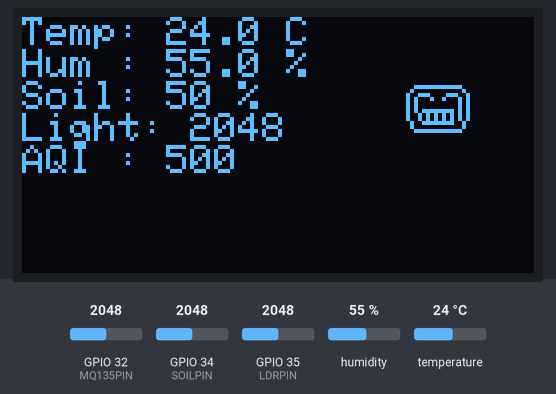
A sketch run on a simulated ESP32. Shown: 128×64 one-colour display. The inputs (shaded band) are chosen by the test bench; at power-on: temperature 24 °C, GPIO 34 (SOILPIN) = 2048, GPIO 35 (LDRPIN) = 2048, GPIO 32 (MQ135PIN) = 2048, humidity 55 %. WiFi joins after 1.5 s; servers stay silent unless stated; what the sketch prints to the serial monitor is not drawn.

Above: at 11.0 s.
11.1 s: temperature set to 34 °C
16.9 s: temperature set to 37 °C
At 21.6 s:
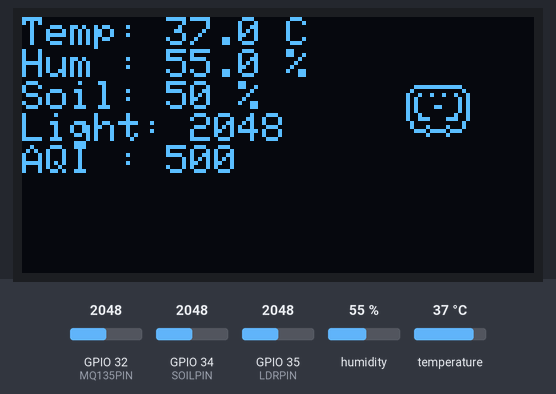
21.9 s: GPIO 34 (SOILPIN) set to 3433
At 26.6 s:
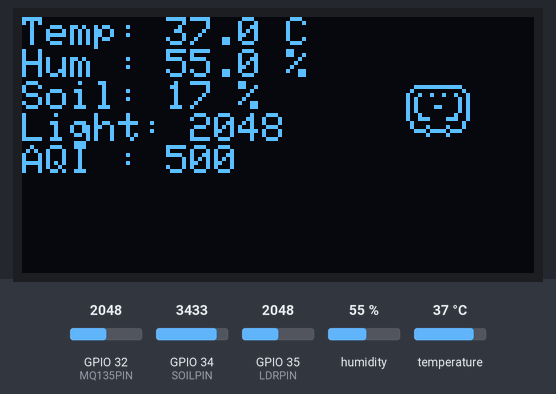
26.9 s: GPIO 34 (SOILPIN) set to 3560
At 30.7 s:
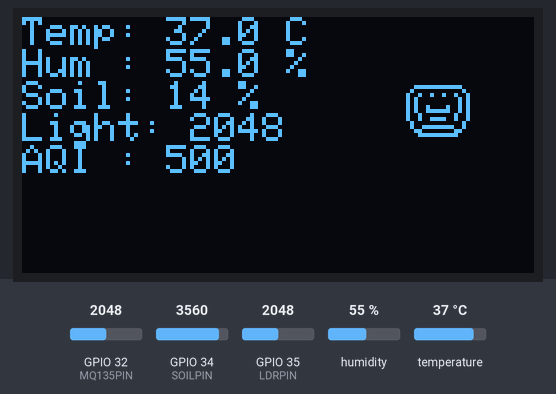
31.9 s: GPIO 35 (LDRPIN) set to 2866
At 35.7 s:
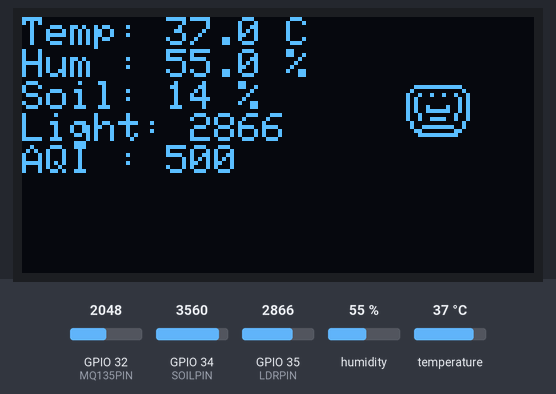
36.9 s: GPIO 32 (MQ135PIN) set to 1228
At 40.7 s:
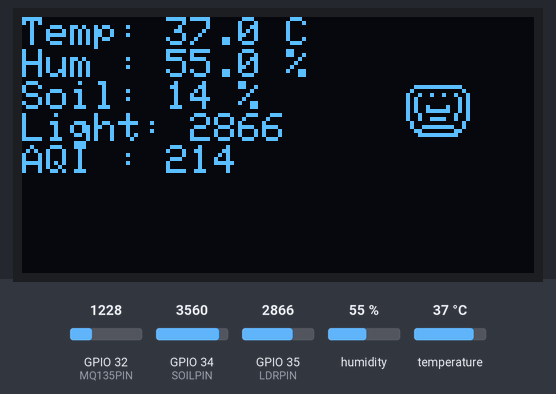
Timing chart, 0 to 42.2 s (numbered marks = the images above; inputs shaded):
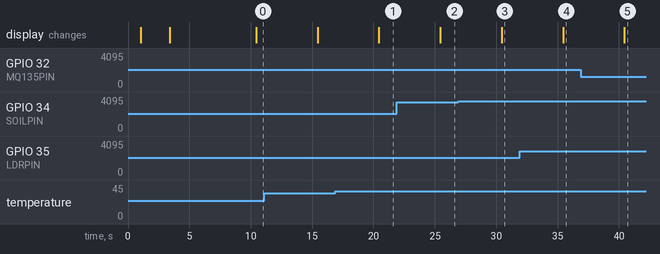

Measured:
- the behaviour switches between 35 and 36 °C on temperature (found by bisection; images 0 and 1)
- the behaviour switches between 3500 and 3501 on GPIO 34 (SOILPIN) (found by bisection; images 2 and 3)
- after the input at 16.9 s, the display: changes after 3.5 s (image 1)
- after the input at 21.9 s, the display: changes after 3.5 s (image 2)
- after the input at 26.9 s, the display: changes after 3.5 s (image 3)
- after the input at 31.9 s, the display: changes after 3.5 s (image 4)
- after the input at 36.9 s, the display: changes after 3.5 s (image 5)

The sketch:

PaudhaMitra.ino
```cpp
#define BLYNK_TEMPLATE_ID "TMPL3wJ2ib4-A"
#define BLYNK_TEMPLATE_NAME "PaudhaMitra"
#define BLYNK_AUTH_TOKEN "e76cZQ0NkG12bZ_zd0i9o0P8KkwX9ptD"

#include <WiFi.h>
#include <BlynkSimpleEsp32.h>
#include <DHT.h>
#include <Wire.h>
#include <Adafruit_GFX.h>
#include <Adafruit_SSD1306.h>
#include <math.h>

// --- Bitmap Definitions ---
const unsigned char happyPlant [] PROGMEM = {
  0b00000000, 0b00000000,
  0b00011111, 0b11100000,
  0b00100000, 0b00010000,
  0b01000110, 0b01100000,
  0b01001000, 0b00010000,
  0b10010000, 0b00001000,
  0b10010000, 0b00001000,
  0b10001000, 0b10001000,
  0b10001000, 0b10001000,
  0b10000111, 0b00001000,
  0b01000000, 0b00010000,
  0b01000000, 0b00010000,
  0b00100000, 0b00100000,
  0b00011111, 0b11100000,
  0b00000000, 0b00000000,
  0b00000000, 0b00000000
};

const unsigned char thirstyPlant [] PROGMEM = {
  0b00000000, 0b00000000,
  0b00111111, 0b11111100,
  0b01000000, 0b00000010,
  0b10010010, 0b01001001,
  0b10100000, 0b00000101,
  0b10100000, 0b00000101,
  0b10100100, 0b00100101,
  0b10100111, 0b11100101,
  0b10010000, 0b00001001,
  0b10010011, 0b11001001,
  0b01000000, 0b00000010,
  0b01001111, 0b11110010,
  0b00110000, 0b00001100,
  0b00011111, 0b11111000,
  0b00000000, 0b00000000,
  0b00000000, 0b00000000
};

const unsigned char sleepyPlant [] PROGMEM = {
  0b00000000, 0b00000000,
  0b00111111, 0b11111100,
  0b01000000, 0b00000010,
  0b10001001, 0b00100001,
  0b10000000, 0b00000001,
  0b10001001, 0b00100001,
  0b10000100, 0b01000001,
  0b10000100, 0b01000001,
  0b10000111, 0b11000001,
  0b10000000, 0b00000001,
  0b01000000, 0b00000010,
  0b01000000, 0b00000010,
  0b00111111, 0b11111100,
  0b00000000, 0b00000000,
  0b00000000, 0b00000000,
  0b00000000, 0b00000000
};

const unsigned char pollutedPlant [] PROGMEM = {
  0b00000000, 0b00000000,
  0b00111111, 0b11111100,
  0b01000000, 0b00000010,
  0b10011100, 0b00111001,
  0b10100010, 0b01000101,
  0b10100000, 0b00000101,
  0b10100000, 0b00000101,
  0b10101111, 0b11110101,
  0b10010101, 0b01010101,
  0b10010101, 0b01010101,
  0b01001111, 0b11110010,
  0b01000000, 0b00000010,
  0b00111111, 0b11111100,
  0b00000000, 0b00000000,
  0b00000000, 0b00000000,
  0b00000000, 0b00000000
};

const unsigned char hotPlant [] PROGMEM = {
  0b00000000, 0b00000000,
  0b00111111, 0b11111100,
  0b01000000, 0b00000010,
  0b10010010, 0b01001001,
  0b10100000, 0b00000101,
  0b10100000, 0b00000101,
  0b10100001, 0b10000101,
  0b10100000, 0b00000101,
  0b10010000, 0b00001001,
  0b10011100, 0b00111001,
  0b01000000, 0b00000010,
  0b01000100, 0b00100010,
  0b00111011, 0b11011100,
  0b00000100, 0b00100000,
  0b00000000, 0b00000000,
  0b00000000, 0b00000000
};

const unsigned char sadPlant [] PROGMEM = {
  0b00000000, 0b00000000,
  0b00111111, 0b11111100,
  0b01000000, 0b00000010,
  0b10010010, 0b01001001,
  0b10100000, 0b00000101,
  0b10100000, 0b00000101,
  0b10100000, 0b00000101,
  0b10100100, 0b00100101,
  0b10010011, 0b11001001,
  0b10010000, 0b00001001,
  0b01000000, 0b00000010,
  0b01001111, 0b11110010,
  0b00100000, 0b00000100,
  0b00011111, 0b11111000,
  0b00000000, 0b00000000,
  0b00000000, 0b00000000
};

const unsigned char neutralPlant [] PROGMEM = {
  0b00000000, 0b00000000,
  0b00111111, 0b11111100,
  0b01000000, 0b00000010,
  0b10010010, 0b01001001,
  0b10100000, 0b00000101,
  0b10100000, 0b00000101,
  0b10100100, 0b00100101,
  0b10100000, 0b00000101,
  0b10010000, 0b00001001,
  0b10010000, 0b00001001,
  0b01000000, 0b00000010,
  0b01011111, 0b11111010,
  0b00100000, 0b00000100,
  0b00011111, 0b11111000,
  0b00000000, 0b00000000,
  0b00000000, 0b00000000
};

char ssid[] = "IOT";
char pass[] = "abcdefgh";

#define DHTPIN 4
#define DHTTYPE DHT11
DHT dht(DHTPIN, DHTTYPE);

#define SCREEN_WIDTH 128
#define SCREEN_HEIGHT 64
#define OLED_RESET -1
Adafruit_SSD1306 display(SCREEN_WIDTH, SCREEN_HEIGHT, &Wire, OLED_RESET);

#define SOILPIN 34
#define LDRPIN 35
#define MQ135PIN 32

String emotion = "";
const unsigned char* currentBitmap = happyPlant;
float RZERO = 76.63;

BlynkTimer timer;

void showEmotionBitmap() {
  display.drawBitmap(96, 0, currentBitmap, 16, 16, WHITE);
}

int calculateAQI(float ppm) {
  float C_low, C_high;
  int I_low, I_high;

  if (ppm <= 400) {
    C_low = 0;     C_high = 400;
    I_low = 0;     I_high = 50;
  } else if (ppm <= 1000) {
    C_low = 401;   C_high = 1000;
    I_low = 51;    I_high = 100;
  } else if (ppm <= 2000) {
    C_low = 1001;  C_high = 2000;
    I_low = 101;   I_high = 150;
  } else if (ppm <= 3000) {
    C_low = 2001;  C_high = 3000;
    I_low = 151;   I_high = 200;
  } else if (ppm <= 4000) {
    C_low = 3001;  C_high = 4000;
    I_low = 201;   I_high = 300;
  } else {
    C_low = 4001;  C_high = 5000;
    I_low = 301;   I_high = 500;
  }

  return round(((ppm - C_low) * (I_high - I_low)) / (C_high - C_low) + I_low);
}


void setup() {
  Serial.begin(115200);
  delay(1000);
  Serial.println("Booting...");

  if (!display.begin(SSD1306_SWITCHCAPVCC, 0x3C)) {
    Serial.println("OLED allocation failed!");
    while (true);
  }

  display.clearDisplay();
  display.setTextSize(1);
  display.setTextColor(SSD1306_WHITE);
  display.setCursor(0, 10);
  display.println("PaudhaMittra");
  display.setCursor(0, 20);
  display.println("Connecting...");
  display.display();

  dht.begin();

  WiFi.begin(ssid, pass);
  while (WiFi.status() != WL_CONNECTED) {
    delay(1000);
    Serial.println("Connecting to WiFi...");
  }
  Serial.println("WiFi connected!");
  Blynk.begin(BLYNK_AUTH_TOKEN, ssid, pass);

  display.clearDisplay();
  display.setCursor(0, 10);
  display.println("PaudhaMittra");
  display.setCursor(0, 20);
  display.println("Connected!");
  display.display();
  delay(2000);

  timer.setInterval(5000L, sendSensorData);
  Serial.println("Setup complete.");
}

void loop() {
  if (WiFi.status() == WL_CONNECTED) {
    Blynk.run();
  } else {
    Serial.println("WiFi disconnected, attempting to reconnect...");
    WiFi.reconnect();
    delay(5000);
  }
  timer.run();
}

void sendSensorData() {
  if (WiFi.status() != WL_CONNECTED) {
    Serial.println("WiFi not connected, skipping sensor data transmission");
    return;
  }

  float humidity = dht.readHumidity();
  float temperature = dht.readTemperature();
  int soilValue = analogRead(SOILPIN);
  int soilPercent = map(soilValue, 0, 4095, 100, 0);

  int ldrValue = analogRead(LDRPIN);
  int mqValue = analogRead(MQ135PIN);

  if (isnan(humidity) || isnan(temperature)) {
    Serial.println("DHT read failed!");
    display.clearDisplay();
    display.setCursor(0, 0);
    display.println("DHT Sensor Error!");
    display.display();
    return;
  }

  float voltage = mqValue * (3.3 / 4095.0);
  float Rs = (3.3 - voltage) * 10.0 / voltage;
  if (Rs <= 0) Rs = 0.1;
  float ratio = Rs / RZERO;
  float ppm = 116.6020682 * pow(ratio, -2.769034857);
  ppm = constrain(ppm, 0, 5000);  // Clamp to range
  int aqi = calculateAQI(ppm);   // Calculate AQI


  if (soilValue > 3500) {
  emotion = "Thirsty";
  currentBitmap = thirstyPlant;
} else if (temperature > 35) {
  emotion = "Hot";
  currentBitmap = hotPlant;
} else if (temperature < 10) {
  emotion = "Cold";
  currentBitmap = sleepyPlant;  // You can replace with coldPlant if created
} else if (ldrValue < 500 && ppm > 1500) {
  emotion = "Sad";
  currentBitmap = pollutedPlant;  // Replace with sadPlant bitmap if available
} else if (ldrValue < 1000) {
  emotion = "Sleepy";
  currentBitmap = sleepyPlant;
} else if (ppm > 1500) {
  emotion = "Stressed";
  currentBitmap = pollutedPlant;
} else if (abs(temperature - 25) < 2 && humidity > 45 && soilValue > 1200 && soilValue < 3000) {
  emotion = "Neutral";
  currentBitmap = happyPlant;  // You can assign a neutralPlant bitmap here
} else {
  emotion = "Happy";
  currentBitmap = happyPlant;
}


  Serial.println("--- PaudhaMittra Readings ---");
  Serial.printf("Temperature: %.2f C\n", temperature);
  Serial.printf("Humidity: %.2f %%\n", humidity);
  Serial.printf("Soil Moisture: %d %%\n", soilPercent);
  Serial.printf("Light Intensity: %d\n", ldrValue);
  Serial.printf("Air Quality (ppm): %.2f | AQI: %d\n", ppm, aqi);
  Serial.printf("Emotion: %s\n", emotion.c_str());
  Serial.println("-----------------------------");

  display.clearDisplay();
  display.setTextSize(1);
  display.setTextColor(SSD1306_WHITE);
  display.setCursor(0, 0);
  display.printf("Temp: %.1f C\n", temperature);
  display.printf("Hum : %.1f %%\n", humidity);
  display.printf("Soil: %d %%\n", soilPercent);
  display.printf("Light: %d\n", ldrValue);
  display.printf("AQI : %d\n", aqi);
  display.setCursor(96, 0);
  display.drawBitmap(96, 16, currentBitmap, 16, 16, WHITE);
  display.display();
  showEmotionBitmap();

  if (Blynk.connected()) {
    Blynk.virtualWrite(V0, humidity);
    Blynk.virtualWrite(V1, temperature);
    Blynk.virtualWrite(V2, soilPercent);
    Blynk.virtualWrite(V3, ldrValue);
    //Blynk.virtualWrite(V4, (int)ppm);
    Blynk.virtualWrite(V5, emotion);
    Blynk.virtualWrite(V4, aqi);

  } else {
    Serial.println("Blynk not connected, skipping data transmission");
  }
}
```
